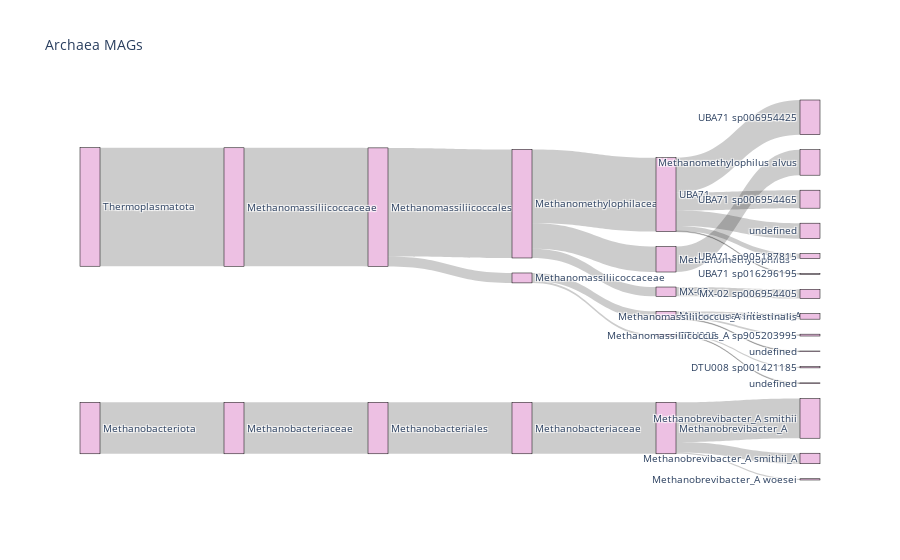

Notebook code cell kept with this figure:
### Code cell
import plotly.graph_objects as go
import plotly.io as pio 

plt.figure(figsize=(15, 8))
fig = go.Figure(data=[go.Sankey(
    node = dict(
      pad = 15,
      thickness = 20,
      line = dict(color = "black", width = 0.5),
      label = ["Methanomassiliicoccales", "Methanobacteriales", 
               "Methanomethylophilaceae", "Methanomassiliicoccaceae", "Methanobacteriaceae",
               "UBA71", "Methanomethylophilus", "MX-02", "Methanomassiliicoccus_A", "DTU008", "Methanobrevibacter_A",
               "UBA71 sp006954425", "UBA71 sp006954465", "undefined", "UBA71 sp905187815", "UBA71 sp016296195", 
               "Methanomethylophilus alvus", 
               "MX-02 sp006954405", 
               "DTU008 sp001421185","undefined",
               "Methanomassiliicoccus_A intestinalis","Methanomassiliicoccus_A sp905203995","undefined",
               "Methanobrevibacter_A smithii","Methanobrevibacter_A smithii_A","Methanobrevibacter_A woesei",
               "Thermoplasmatota", "Methanobacteriota", 
               "Methanomassiliicoccaceae", "Methanobacteriaceae"],
      color = "#edc0e3"
    ),
    link = dict(
      source = [0,0,1,2,2,2,3,3,4,5,5,5,5,5,6,7,9,9,8,8,8,10,10,10,28,29,26,27], # indices correspond to labels, eg A1, A2, A1, B1, ...
      target = [2,3,4,5,6,7,8,9,10,11,12,13,14,15,16,17,18,19,20,21,22,23,24,25,0,1,28,29],
      value = [175,16,83,119,41,15,13,3,83,56,29,25,8,1,41,15,2,1,9,3,1,64,17,2,191,83,191,83]
  ))])

fig.update_layout(title_text="Archaea MAGs", font_size=10)
fig.show()

pio.write_image(fig, "results/Fig2_Archaea_taxa_v3.svg")
pio.write_image(fig, "results/Fig2_Archaea_taxa_v3.png", width=1000, height=1000, scale=2)

### Figure 1 — Plotly figure (JSON) as saved in the notebook; plotly's stock layout.template omitted (floating-point values rounded to 4 significant figures)
{"data": [{"link": {"source": [0, 0, 1, 2, 2, 2, 3, 3, 4, 5, 5, 5, 5, 5, 6, 7, 9, 9, 8, 8, 8, 10, 10, 10, 28, 29, 26, 27], "target": [2, 3, 4, 5, 6, 7, 8, 9, 10, 11, 12, 13, 14, 15, 16, 17, 18, 19, 20, 21, 22, 23, 24, 25, 0, 1, 28, 29], "value": [175, 16, 83, 119, 41, 15, 13, 3, 83, 56, 29, 25, 8, 1, 41, 15, 2, 1, 9, 3, 1, 64, 17, 2, 191, 83, 191, 83]}, "node": {"color": "#edc0e3", "label": ["Methanomassiliicoccales", "Methanobacteriales", "Methanomethylophilaceae", "Methanomassiliicoccaceae", "Methanobacteriaceae", "UBA71", "Methanomethylophilus", "MX-02", "Methanomassiliicoccus_A", "DTU008", "Methanobrevibacter_A", "UBA71 sp006954425", "UBA71 sp006954465", "undefined", "UBA71 sp905187815", "UBA71 sp016296195", "Methanomethylophilus alvus", "MX-02 sp006954405", "DTU008 sp001421185", "undefined", "Methanomassiliicoccus_A intestinalis", "Methanomassiliicoccus_A sp905203995", "undefined", "Methanobrevibacter_A smithii", "Methanobrevibacter_A smithii_A", "Methanobrevibacter_A woesei", "Thermoplasmatota", "Methanobacteriota", "Methanomassiliicoccaceae", "Methanobacteriaceae"], "line": {"color": "black", "width": 0.5}, "pad": 15, "thickness": 20}, "type": "sankey"}], "layout": {"font": {"size": 10}, "title": {"text": "Archaea MAGs"}}}
